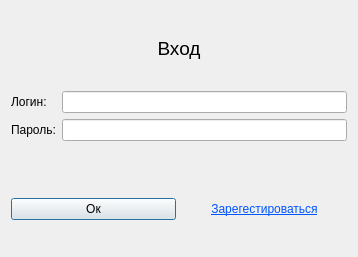
<?xml version="1.0" encoding="UTF-8"?>
<ui version="4.0">
 <class>LoginDialog</class>
 <widget class="QDialog" name="LoginDialog">
  <property name="geometry">
   <rect>
    <x>0</x>
    <y>0</y>
    <width>358</width>
    <height>257</height>
   </rect>
  </property>
  <property name="windowTitle">
   <string>Dialog</string>
  </property>
  <layout class="QGridLayout" name="gridLayout">
   <item row="0" column="0">
    <widget class="QLabel" name="label">
     <property name="font">
      <font>
       <pointsize>14</pointsize>
      </font>
     </property>
     <property name="text">
      <string>Вход</string>
     </property>
     <property name="alignment">
      <set>Qt::AlignCenter</set>
     </property>
    </widget>
   </item>
   <item row="1" column="0">
    <layout class="QFormLayout" name="formLayout">
     <item row="0" column="0">
      <widget class="QLabel" name="label_2">
       <property name="text">
        <string>Логин:</string>
       </property>
      </widget>
     </item>
     <item row="1" column="0">
      <widget class="QLabel" name="label_3">
       <property name="text">
        <string>Пароль:</string>
       </property>
      </widget>
     </item>
     <item row="1" column="1">
      <widget class="QLineEdit" name="passwordBox"/>
     </item>
     <item row="0" column="1">
      <widget class="QLineEdit" name="loginBox"/>
     </item>
    </layout>
   </item>
   <item row="2" column="0">
    <layout class="QHBoxLayout" name="horizontalLayout">
     <item>
      <widget class="QPushButton" name="submitButton">
       <property name="text">
        <string>Ок</string>
       </property>
      </widget>
     </item>
     <item>
      <widget class="QLabel" name="lunregistred">
       <property name="styleSheet">
        <string notr="true">color:rgb(0, 85, 255);
font: 8pt &quot;MS Shell Dlg 2&quot;;
text-decoration: underline;</string>
       </property>
       <property name="text">
        <string>Зарегестироваться</string>
       </property>
       <property name="alignment">
        <set>Qt::AlignCenter</set>
       </property>
      </widget>
     </item>
    </layout>
   </item>
  </layout>
 </widget>
 <resources/>
 <connections/>
</ui>
